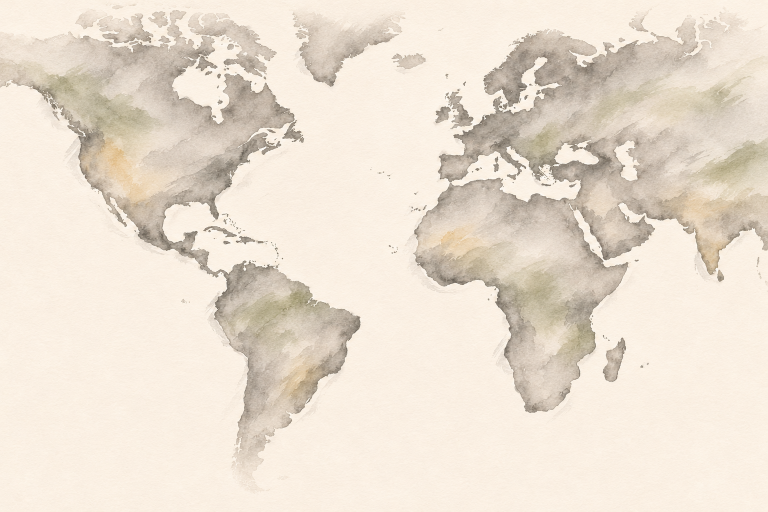
#> input picture reference/ink-pages/about-plants/originals/map-1-a.png, 1536 x 1024 px (shown at 1/2 size); its folder holds 4 pictures in this run
$ python build_about_plants.py
#> lines starting #> are read from the running program, lines starting #| are printed output that depends on the picture
"""Build the About plants map's pictures (Mo picked A, the map, November 6, 2026).

"Each plant, from where it grows best.": the world painted in ink (Codex over the real land,
ref/land-guide.png), the four plants (cut from the specimens painting) standing at their places;
the page lays the gold trails home to California (plants-map.tsx). Of the round's other ideas,
B (four homes) and C (one plant) were not picked: their paintings went to bigh-archive.

    python -X utf8 reference/ink-pages/about-plants/build_about_plants.py

Out: public/images/about-plants/*.webp and src/components/about/plants-art.ts.
"""

import json
from pathlib import Path

import numpy as np
from PIL import Image

HERE = Path(__file__).resolve().parent
ROOT = HERE.parents[2]
SITE = ROOT / "public" / "images" / "about-plants"
ART = ROOT / "src" / "components" / "about" / "plants-art.ts"
FLOOR = 10
FADE = 40

TAKES = {
    "map": "map-1-a",
    "specimens": "specimens-1-a",
}
# The places' pixels on the 1536 x 1024 land guide (render_land.py prints them).
PLACES = {
    "california": (187, 359),
    "propolis": (659, 717),
    "turmeric": (1422, 518),
    "grape": (1005, 310),
    "pine": (930, 304),
}
# Each plant's box on the 1024 x 1024 specimens painting (its neighbours' tips cut away).
BOXES = {
    "propolis": (40, 80, 480, 535),
    "turmeric": (505, 15, 1010, 530),
    "grape": (45, 550, 425, 970),
    "pine": (480, 615, 985, 960),
}


def paperless(name):
    """The painting with its paper divided out: white = no paint, so it multiplies onto the page."""
#> called with name = 'map-1-a'
    a = np.asarray(Image.open(HERE / "originals" / f"{name}.png").convert("RGB")).astype(float)
    edge = np.concatenate([a[:40].reshape(-1, 3), a[:, :40].reshape(-1, 3), a[:, -40:].reshape(-1, 3)])
    paper = np.percentile(edge, 60, axis=0)
#> paper = [251, 240, 227]
    dark = 255.0 - np.clip(a / paper * 255.0, 0, 255)
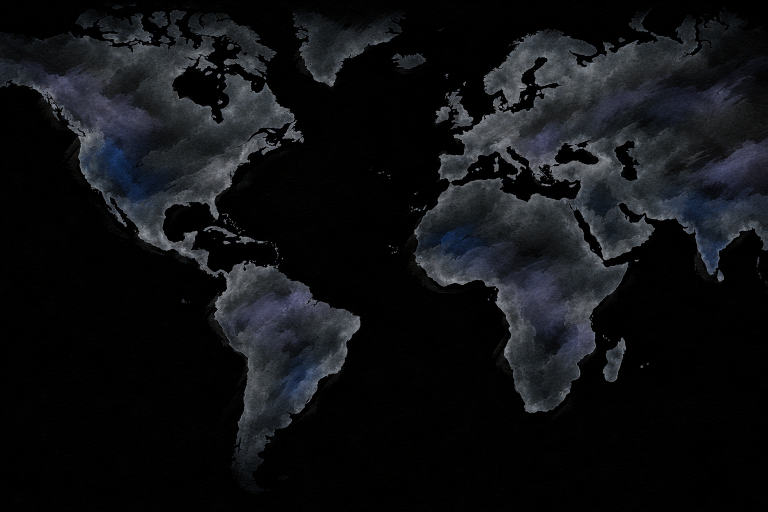
#> dark: shape (1024, 1536, 3) float64 (shown at 1/2 size); mean R, G, B 16.9, 18.2, 20.7
    dark = np.clip((dark - FLOOR) / (1 - FLOOR / 255.0), 0, 255)
    h, w = dark.shape[:2]
#> h = 1024; w = 1536
    ramp = lambda n: np.clip(np.minimum(np.arange(n), np.arange(n)[::-1]) / FADE, 0, 1)
    dark *= (ramp(h)[:, None] * ramp(w)[None, :])[..., None]
    return Image.fromarray((255.0 - dark).astype(np.uint8))
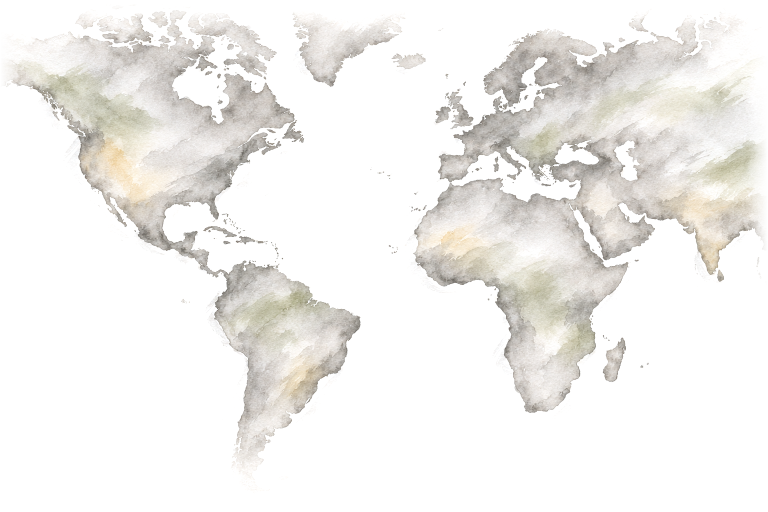
#> returned value: PIL image 1536x1024 RGB (shown at 1/2 size); mean R, G, B 241.6, 240.2, 237.7


def trim(img, pad=24, level=14):
#> called with pad = 8, level = 18
    c = np.asarray(img)
    ys, xs = np.where((255 - c.min(axis=2)) > level)
    box = (
        max(int(xs.min()) - pad, 0),
        max(int(ys.min()) - pad, 0),
        min(int(xs.max()) + 1 + pad, img.width),
        min(int(ys.max()) + 1 + pad, img.height),
    )
#> box = (2, 12, 1535, 988)
    return img.crop(box), box


def save(img, name, quality=90):
    SITE.mkdir(parents=True, exist_ok=True)
    img.save(SITE / f"{name}.webp", quality=quality, method=6)
    return {"src": f"/images/about-plants/{name}.webp", "width": img.width, "height": img.height}


def main():
    art = {}
    # The map, cropped to its ink; the places move with the crop (render_land's frame).
    m = paperless(TAKES["map"])
    if m.size != (1536, 1024):
        m = m.resize((1536, 1024), Image.LANCZOS)
    m, (x0, y0, x1, y1) = trim(m, pad=8, level=18)
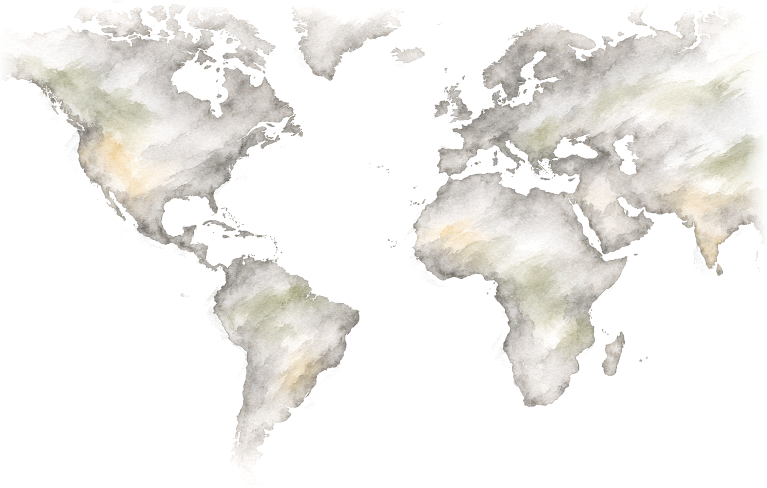
#> m: PIL image 1533x976 RGB (shown at 1/2 size); mean R, G, B 241, 239.5, 236.8
#> x0 = 2; y0 = 12; x1 = 1535; y1 = 988
    art["map"] = save(m, "map-v2")
    art["map"]["places"] = {
        k: [round((x - x0) / m.width, 4), round((y - y0) / m.height, 4)] for k, (x, y) in PLACES.items()
    }
    art["map"]["crop"] = [x0, y0, x1, y1]
    # The four plants, cut from the specimens painting.
    s = paperless(TAKES["specimens"])
    for key, box in BOXES.items():
        q, _ = trim(s.crop(box), pad=10, level=22)
        art[f"plant-{key}"] = save(q, f"plant-{key}-v2")
    ART.write_text(
        "// Generated by reference/ink-pages/about-plants/build_about_plants.py. Do not edit by hand.\n"
        f"export const plantsArt = {json.dumps(art, indent=2)} as const;\n",
        encoding="utf-8",
        newline="\n",
    )
    print(json.dumps(art, indent=1))


#> (the run stopped early here; a loop or call above may not have finished)
